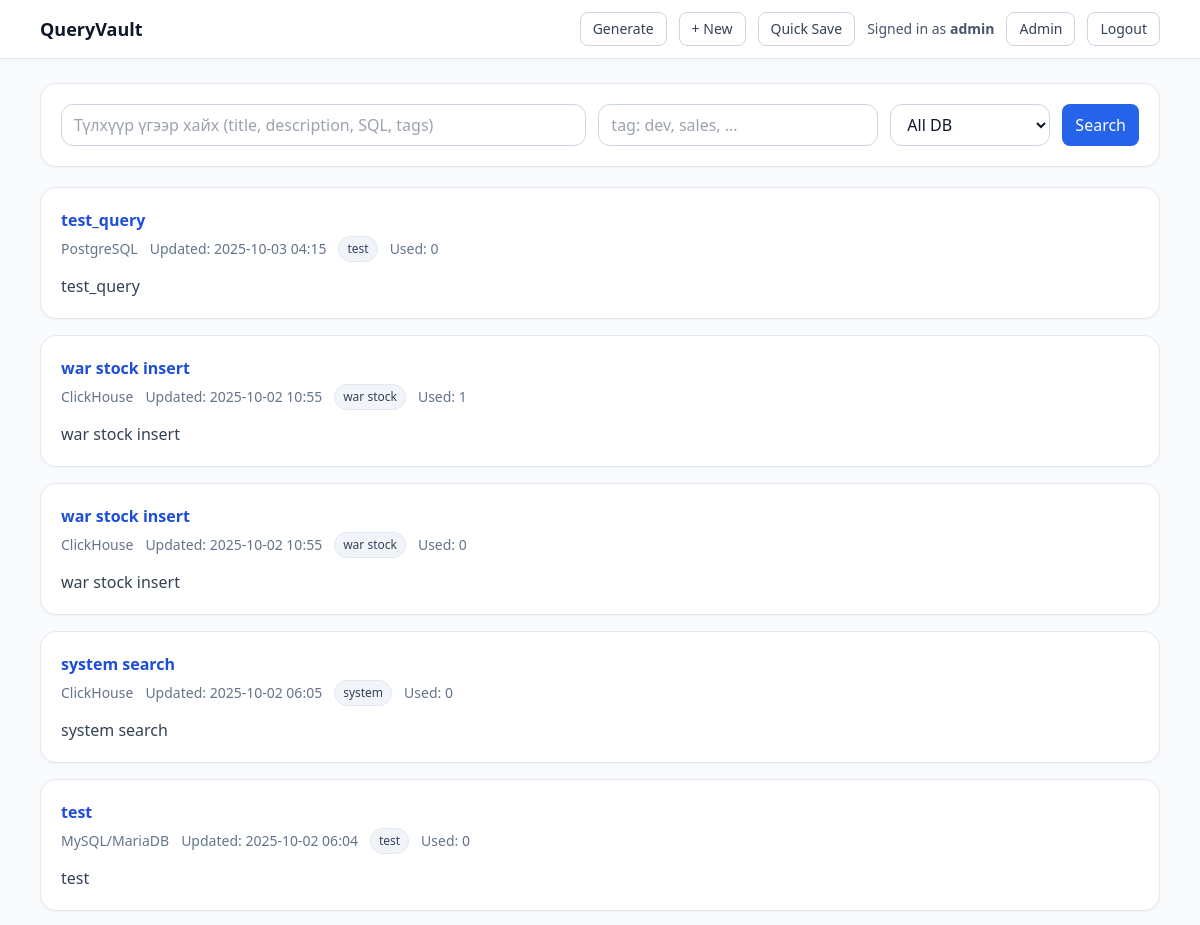
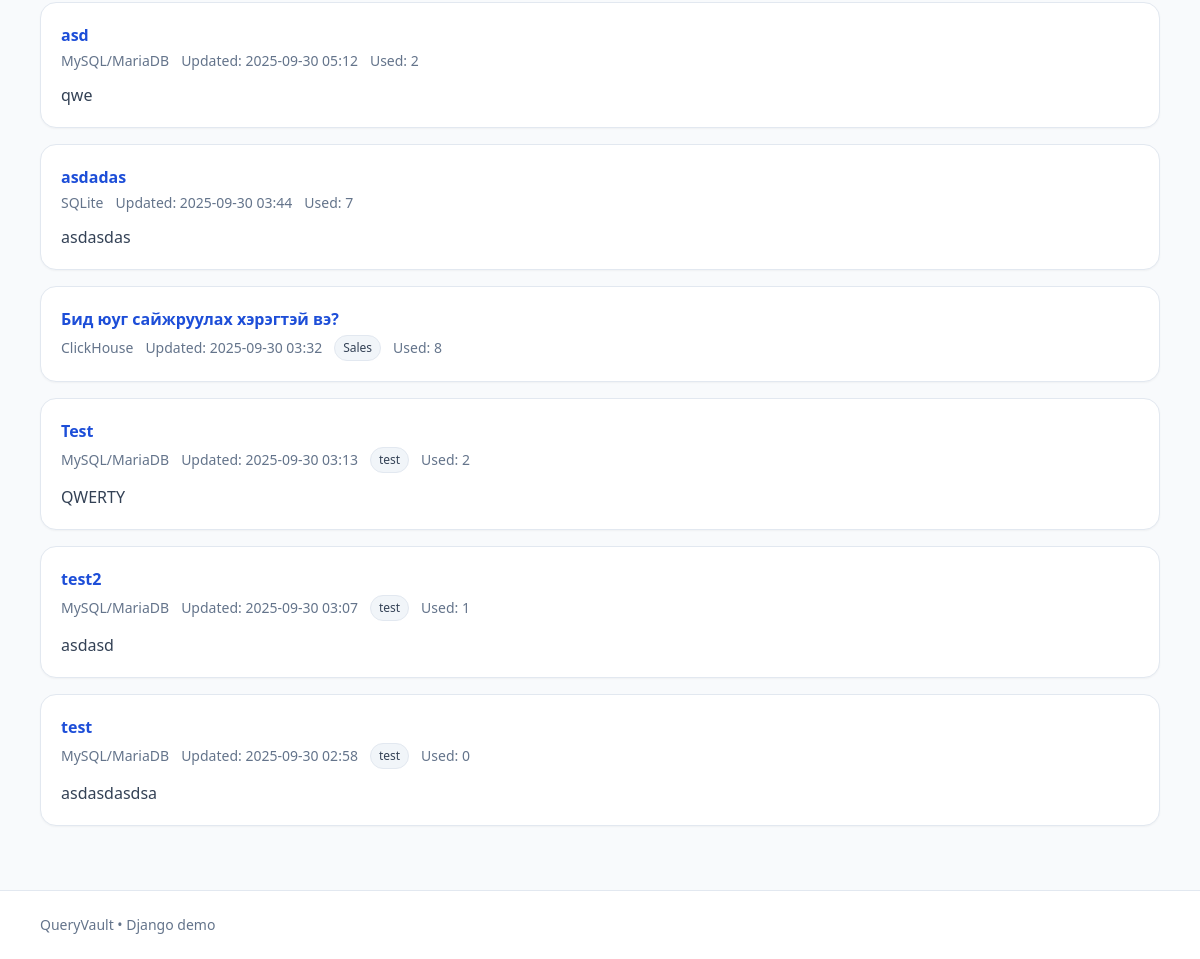
The app's page / (signed in) with its own data (2 pictures, top to bottom).
### vault/models.py (models this page shows, shortened)
class QuerySnippet(models.Model):
    DB_CHOICES = [
        ('postgres', 'PostgreSQL'),
        ('mysql', 'MySQL/MariaDB'),
        ('sqlite', 'SQLite'),
        ('mssql', 'SQL Server'),
        ('clickhouse', 'ClickHouse'),
        ('other', 'Other'),
    ]
    SQL_KIND_CHOICES = [
        ('select', 'SELECT only'),
        ('modify', 'INSERT/UPDATE/MERGE'),
        ('dangerous', 'DELETE/DDL (DROP/ALTER/TRUNCATE/CREATE/GRANT/REVOKE)'),
    ]
    title = models.CharField(max_length=200)
    description = models.TextField(blank=True)
    sql_text = models.TextField()
    db_type = models.CharField(max_length=20, choices=DB_CHOICES, default='mysql')
    tags = models.CharField(max_length=200, blank=True)
    use_count = models.IntegerField(default=0)
    created_by = models.ForeignKey(User, null=True, blank=True, on_delete=models.SET_NULL)
    created_at = models.DateTimeField(auto_now_add=True)
    updated_at = models.DateTimeField(auto_now=True)
    sql_kind = models.CharField(max_length=16, choices=SQL_KIND_CHOICES,
                                default='select', db_index=True)
    @property
    def tag_list(self):
        return [t.strip() for t in (self.tags or "").split(",") if t.strip()]

### vault/views.py (the view, shortened to what this page needs)
# urls.py: path("", views.SnippetList.as_view(), name="snippet_list"),
class SnippetList(LoginRequiredMixin, ListView):
    model = QuerySnippet
    template_name = "vault/snippet_list.html"
    context_object_name = "snippets"
    def get_queryset(self):
        qs = super().get_queryset().order_by("-updated_at")
        q = self.request.GET.get("q", "")
        tag = self.request.GET.get("tag", "")
        dbt = self.request.GET.get("db_type", "")
        if tag:
            qs = qs.filter(tags__icontains=tag)
        if dbt:
            qs = qs.filter(db_type=dbt)
        kinds = allowed_sql_kinds_for(self.request.user)
        qs = qs.filter(sql_kind__in=kinds)
        db_types = allowed_db_types_for(self.request.user)
        if db_types is not None:
            qs = qs.filter(db_type__in=db_types)
        return qs
    def get_context_data(self, **kwargs):
        ctx = super().get_context_data(**kwargs)
        ctx["q"] = self.request.GET.get("q", "")
        ctx["tag"] = self.request.GET.get("tag", "")
        ctx["dbt"] = self.request.GET.get("db_type", "")
        return ctx

### vault/utils_perms.py (called while the page is built, shortened)
def user_role(user) -> str:
    if not user.is_authenticated:
        return "anon"
    if user.is_staff or user.is_superuser:
        return "admin"
    if user.groups.filter(name=ROLE_GROUPS["super"]).exists():
        return "super"
    if user.groups.filter(name=ROLE_GROUPS["mid"]).exists():
        return "mid"
    return "user"

def allowed_sql_kinds_for(user):
    r = user_role(user)
    if r == "admin":
        return ["select", "modify", "dangerous"]

def allowed_db_types_for(user):
    if user_role(user) == "admin":
        return None
    qs = UserDBAccess.objects.filter(user=user).values_list("db_type", flat=True)
    return list(qs)

### vault/templates/vault/snippet_list.html (shortened to what this page needs)
{% extends "vault/base.html" %}
{% block content %}
<form class="card mb-5" method="get">
  <div class="card-body grid md:grid-cols-[1fr_280px_160px_auto] gap-3">
    <input class="input" type="text" name="q" value="{{ q }}" placeholder="Түлхүүр үгээр хайх (title, description, SQL, tags)">
    <input class="input" type="text" name="tag" value="{{ tag }}" placeholder="tag: dev, sales, ...">
    <select class="select" name="db_type">
      <option value="">All DB</option>
    </select>
    <button class="btn btn-primary" type="submit">Search</button>
  </div>
</form>
<div class="space-y-4">
  {% for s in snippets %}
  <article class="card">
    <div class="card-body">
      <div class="flex items-start justify-between gap-3">
        <div>
          <a href="{% url 'vault:snippet_detail' pk=s.id %}" class="text-blue-700 font-semibold hover:underline">{{ s.title }}</a>
          <div class="mt-1 flex items-center gap-3 text-sm text-slate-500">
            <span>{{ s.get_db_type_display }}</span>
            <span>Updated: {{ s.updated_at|date:"Y-m-d H:i" }}</span>
            {% if s.tags %}
              <span class="flex items-center gap-1">
                {% for t in s.tag_list %}<span class="chip">{{ t }}</span>{% endfor %}
              </span>
            {% endif %}
            <span>Used: {{ s.use_count }}</span>
          </div>
        </div>
      </div>
      {% if s.description %}<p class="mt-3 text-slate-700">{{ s.description|truncatechars:200 }}</p>{% endif %}
    </div>
  </article>
  {% empty %}
    <div class="text-slate-600">No results.</div>
  {% endfor %}
</div>
{% endblock %}

### vault/templates/vault/base.html (shortened to what this page needs)
{% load static %}
<!doctype html>
<html lang="en">
<head>
    <script src="https://cdn.tailwindcss.com"></script>
</head>
<body class="bg-slate-50 text-slate-900">
<header class="bg-white border-b border-slate-200 sticky top-0 z-10">
    <div class="max-w-6xl mx-auto px-4 py-3 flex items-center justify-between">
        <a href="{% url 'vault:snippet_list' %}" class="font-semibold text-lg">QueryVault</a>
        <nav class="flex items-center gap-3 text-sm">
            <a href="{% url 'vault:generate_sql' %}" class="btn">Generate</a>
            <a href="{% url 'vault:snippet_create' %}" class="btn">+ New</a>
            <a href="{% url 'vault:quick_save' %}" class="btn">Quick Save</a>
            {% if request.user.is_authenticated %}
            <span class="hidden sm:inline text-slate-600">
            Signed in as <strong>{{ request.user.username }}</strong>
          </span>
            {% if request.user.is_staff %}
            <a href="/admin/" class="btn">Admin</a>
            {% endif %}
            <form action="{% url 'vault:logout' %}" method="post" class="inline">
                <button type="submit" class="btn">Logout</button>
            </form>
            {% else %}
            <a href="{% url 'vault:login' %}" class="btn">Login</a>
            {% endif %}
        </nav>
    </div>
</header>
<main class="max-w-6xl mx-auto px-4 py-6">
    {% block content %}{% endblock %}
</main>
<footer class="bg-white border-t border-slate-200 mt-10">
    <div class="max-w-6xl mx-auto px-4 py-6 text-slate-500 text-sm">
        QueryVault • Django demo
    </div>
</footer>
</body>
</html>

### vault/templates/vault/base.html (style rules this page uses)
html { font-family: Inter, ui-sans-serif, system-ui, -apple-system, Segoe UI, Roboto, Arial, sans-serif; }
.btn { display: inline-flex; align-items: center; gap: .5rem; padding: .375rem .75rem; border-radius: .5rem; border: 1px solid #cbd5e1; background: #fff; color: #334155; text-decoration: none; transition: background .15s ease; }
.btn-primary { background: #2563eb; color: #fff; border-color: transparent }
.chip { display: inline-flex; align-items: center; padding: .125rem .5rem; border-radius: 9999px; font-size: .75rem; background: #f1f5f9; color: #334155; border: 1px solid #e2e8f0 }
.card { background: #fff; border: 1px solid #e2e8f0; border-radius: 1rem; box-shadow: 0 1px 2px rgba(0, 0, 0, .04) }
.card-body { padding: 1.25rem }
.input { width: 100%; padding: .5rem .75rem; border-radius: .75rem; border: 1px solid #cbd5e1; background: #fff; outline: none }
.select { width: 100%; padding: .5rem .75rem; border-radius: .75rem; border: 1px solid #cbd5e1; background: #fff }

### records on screen
QuerySnippet: title "test_query", db_type "PostgreSQL", updated_at "2025-10-03 04:15", tag_list "test", use_count "0", description "test_query"
QuerySnippet: title "war stock insert", db_type "ClickHouse", updated_at "2025-10-02 10:55", tag_list "war stock", use_count "1", description "war stock insert"
QuerySnippet: title "war stock insert", db_type "ClickHouse", updated_at "2025-10-02 10:55", tag_list "war stock", use_count "0", description "war stock insert"
QuerySnippet: title "system search", db_type "ClickHouse", updated_at "2025-10-02 06:05", tag_list "system", use_count "0", description "system search"
QuerySnippet: title "test", db_type "MySQL/MariaDB", updated_at "2025-10-02 06:04", tag_list "test", use_count "0", description "test"
QuerySnippet: title "asd", db_type "MySQL/MariaDB", updated_at "2025-09-30 05:12", use_count "2", description "qwe"
QuerySnippet: title "asdadas", db_type "SQLite", updated_at "2025-09-30 03:44", use_count "7", description "asdasdas"
QuerySnippet: title "Бид юуг сайжруулах хэрэгтэй вэ?", db_type "ClickHouse", updated_at "2025-09-30 03:32", tag_list "Sales", use_count "8"
QuerySnippet: title "Test", db_type "MySQL/MariaDB", updated_at "2025-09-30 03:13", tag_list "test", use_count "2", description "QWERTY"
QuerySnippet: title "test2", db_type "MySQL/MariaDB", updated_at "2025-09-30 03:07", tag_list "test", use_count "1", description "asdasd"
QuerySnippet: title "test", db_type "MySQL/MariaDB", updated_at "2025-09-30 02:58", tag_list "test", use_count "0", description "asdasdasdsa"

### other values on screen
{{ request.user.username }} "admin"
